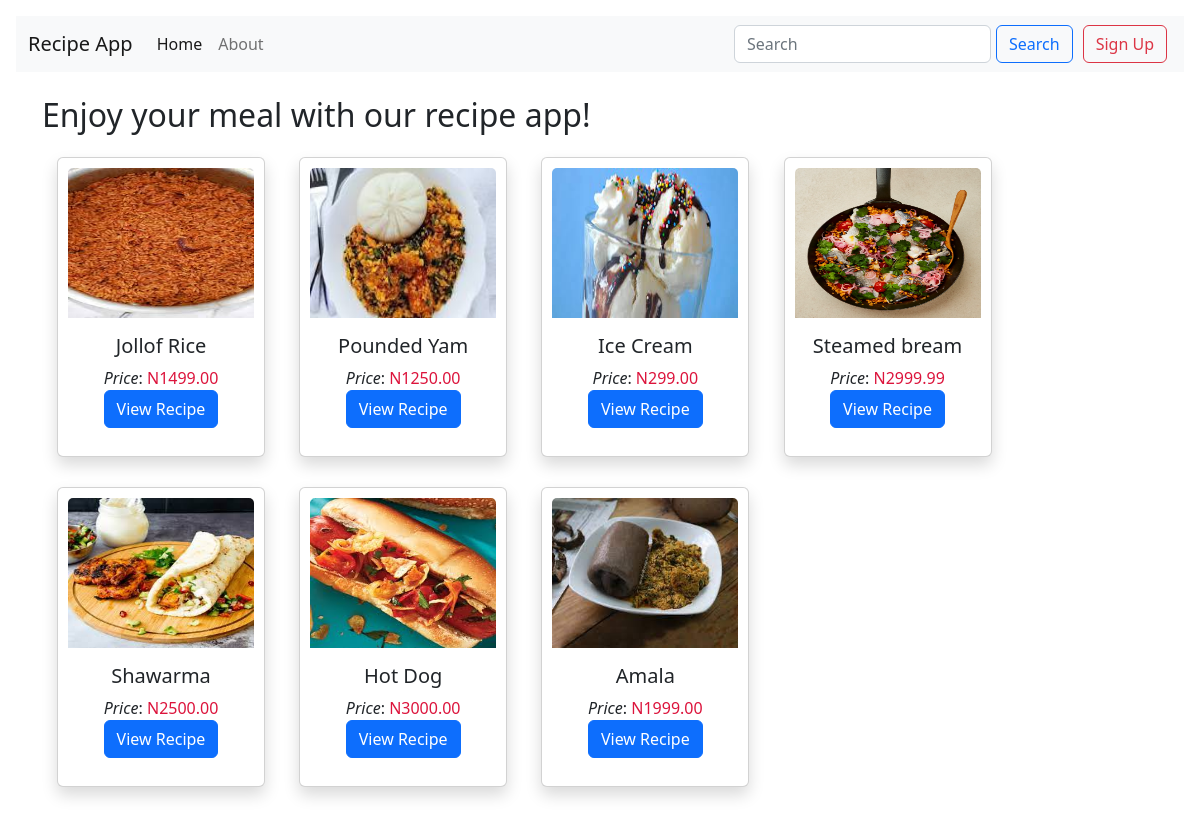
The page / on the database its author committed.
### recipe_app/models.py (models this page shows, shortened)
class Recipe(models.Model):
    name = models.CharField(max_length=100)
    description = models.TextField()
    price = models.DecimalField(decimal_places=2, max_digits=10)
    image = models.ImageField(upload_to="recipes/")
    owner = models.ForeignKey(User, on_delete=models.CASCADE, null=True)
    date_created = models.DateTimeField(auto_now=True)

### recipe_app/views.py (the view)
# urls.py: path("", views.home, name="home"),
def home(request):
    user = request.user
    recipes = Recipe.objects.all()
    context = {
        "recipes": recipes,
        "user": user
    }
    return render(request, "recipe_app/index.html", context)

### templates/recipe_app/index.html
{% extends "recipe_app/layout.html" %}
{% block content %}
<h2>Enjoy your meal with our recipe app!</h2>
{% for recipe in recipes reversed %}
<div
  class="card shadow"
  style="
    width: 13rem;
    display: inline-flex;
    margin: 15px;
    padding: 10px;
    height: 300px;
  "
>
  <img
    src="{{recipe.image.url}}"
    class="card-img-top"
    alt="{{recipe.name}}"
    height="150px"
  />
  <div class="card-body" style="text-align: center">
    <h5 class="card-title">{{recipe.name}}</h5>
    <em>Price</em>:<span style="color: crimson"> N{{recipe.price}}</span><br />
    <a href="recipe/{{recipe.pk}}" class="btn btn-primary">View Recipe</a>
  </div>
</div>
{% endfor %} {% endblock content %}

### rows shown on the page
Recipe: image (picture), name "Jollof Rice", price "1499.00"
Recipe: image (picture), name "Pounded Yam", price "1250.00"
Recipe: image (picture), name "Ice Cream", price "299.00"
Recipe: image (picture), name "Steamed bream", price "2999.99"
Recipe: image (picture), name "Shawarma", price "2500.00"
Recipe: image (picture), name "Hot Dog", price "3000.00"
Recipe: image (picture), name "Amala", price "1999.00"
